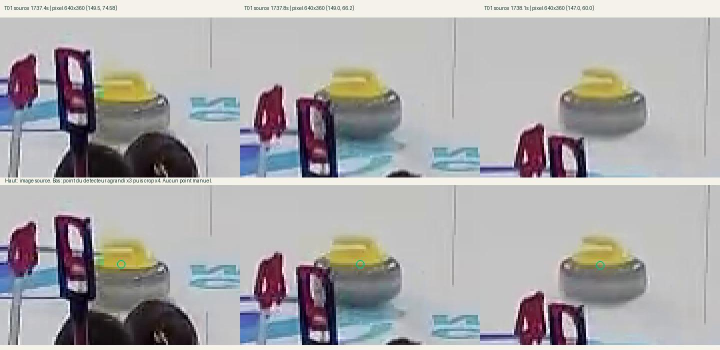
#> input picture prototype/pre-gate-audit/T01-source.jpg, 1440 x 700 px, given in place of canada-korea-2024-360p.mp4, which was not available (shown at 1/2 size)
$ python detect_throws.py
#> lines starting #> are read from the running program, lines starting #| are printed output that depends on the picture
### prototype/throw_detection.py
"""Fixed-view outgoing-stone passage baseline. Never reads event labels or shot counts."""
from dataclasses import dataclass,field
import cv2
import numpy as np
from scipy.optimize import linear_sum_assignment
VERSION='stone-passage-v2'
@dataclass
class PassageConfig:
    # Coordinates refer to a normalized 640x360 full frame, left panel only.
    roi: tuple=(40,4,280,116)
    gate_y: float=60.
    min_span_px: float=24.
    min_observations: int=6
    max_gap_s: float=.55
    association_px: float=13.
    min_speed_px_s: float=8.
    max_speed_px_s: float=65.

def stone_candidates(frame,config):
    im=cv2.resize(frame,(640,360),interpolation=cv2.INTER_AREA)
    hsv=cv2.cvtColor(im,cv2.COLOR_BGR2HSV);x0,y0,x1,y1=config.roi
    crop=hsv[y0:y1,x0:x1];h,s,v=cv2.split(crop)
    candidates=[]
    for colour,mask in [('red',((h<12)|(h>160))&(s>50)&(v>35)),('yellow',(h>16)&(h<43)&(s>70)&(v>65))]:
        contours,_=cv2.findContours(mask.astype('uint8')*255,cv2.RETR_EXTERNAL,cv2.CHAIN_APPROX_SIMPLE)
        for cnt in contours:
            x,y,w,hh=cv2.boundingRect(cnt);area=cv2.contourArea(cnt)
            if not(2<=area<=100 and 3<=w<=22 and 1<=hh<=13 and .7<=w/hh<=5):continue
            x+=x0;y+=y0
            # A stone cap should have neutral granite directly underneath.
            band=hsv[min(359,y+hh):min(360,y+hh+max(2,round(w*.45))),x:x+w]
            if not band.size:continue
            neutral=(band[:,:,1]<95)&(band[:,:,2]>35)&(band[:,:,2]<220)
            support=float(np.mean(neutral))
            if support<.25:continue
            candidates.append({'colour':colour,'pixel':[x+w/2,y+hh/2+max(1,w*.12)],'bbox':[x,y,w,hh+max(2,round(w*.45))],'body_support':support})
    return candidates

@dataclass
class Track:
    id:int
    colour:str
    points:list=field(default_factory=list)
    emitted:bool=False

class PassageDetector:
    def __init__(self,config=None):
        self.config=config or PassageConfig();self.tracks=[];self.next_id=1;self.events=[];self.finished=[]
    def update(self,candidates,t):
        c=self.config
        alive=[]
        for track in self.tracks:
            if t-track.points[-1]['time_s']>c.max_gap_s:
                if track.emitted:self.finished.append(track)
            else:alive.append(track)
        self.tracks=alive;matched=set()
        if self.tracks and candidates:
            cost=np.full((len(self.tracks),len(candidates)),1e6)
            for i,tr in enumerate(self.tracks):
                p=tr.points[-1];pred=np.array(p['pixel'],float)
                if len(tr.points)>=3:
                    q=tr.points[-3];dt=p['time_s']-q['time_s']
                    if dt>0:pred+=(pred-np.array(q['pixel']))/dt*(t-p['time_s'])
                for j,obs in enumerate(candidates):
                    distance=np.linalg.norm(pred-obs['pixel'])
                    if tr.colour==obs['colour'] and distance<c.association_px:cost[i,j]=distance
            ii,jj=linear_sum_assignment(cost)
            for i,j in zip(ii,jj):
                if cost[i,j]>=1e6:continue
                self.tracks[i].points.append(dict(candidates[j],time_s=float(t)));matched.add(j)
        for j,obs in enumerate(candidates):
            if j not in matched:
                self.tracks.append(Track(self.next_id,obs['colour'],[dict(obs,time_s=float(t))]));self.next_id+=1
        new=[]
        for tr in self.tracks:
            # A bounded history prevents long stationary observations creating a fake motion event.
            recent=[p for p in tr.points if t-p['time_s']<=4]
            if tr.emitted or len(recent)<c.min_observations:continue
            xy=np.array([p['pixel'] for p in recent]);tt=np.array([p['time_s'] for p in recent]);dy=xy[0,1]-xy[-1,1]
            if dy<c.min_span_px or not(xy[0,1]>c.gate_y+5 and xy[-1,1]<c.gate_y-5):continue
            vx,vy=np.polyfit(tt-tt[0],xy,1)[0];duration=tt[-1]-tt[0]
            if not(-c.max_speed_px_s<vy<-c.min_speed_px_s) or abs(vx)>abs(vy)*.8:continue
            monotonic=float(np.mean(np.diff(xy[:,1])<1))
            if monotonic<.85:continue
            cross=None
            for a,b in zip(recent,recent[1:]):
                if a['pixel'][1]>=c.gate_y>b['pixel'][1]:
                    alpha=(a['pixel'][1]-c.gate_y)/(a['pixel'][1]-b['pixel'][1]);cross=a['time_s']+alpha*(b['time_s']-a['time_s']);break
            if cross is None:continue
            tr.emitted=True
            # Deduplicate fragmented observations of the same crossing, not entire delivery cycles.
            if any(abs(e['crossing_time_s']-cross)<1.5 and e['colour']==tr.colour for e in self.events):continue
            e={'id':f'T{len(self.events)+1:02}','track_id':tr.id,'colour':tr.colour,'crossing_time_s':round(cross,3),'confirmed_at_s':round(t,3),'first_observed_s':tr.points[0]['time_s'],'evidence_kind':'outgoing_stone_passage','release_time_s':None,'gate_y_px':c.gate_y,'velocity_px_s':[float(vx),float(vy)],'observations_at_confirmation':len(recent),'direction_consistency':monotonic}
            self.events.append(e);new.append(e)
        return new
    def trajectories(self):
        return {tr.id:tr.points for tr in self.finished+self.tracks if tr.emitted}

### prototype/scripts/detect_throws.py
"""Process a continuous source interval. Inference never loads reference annotations."""

import sys, json, time, argparse, hashlib
from pathlib import Path
import cv2
from dataclasses import asdict

ROOT = Path(__file__).resolve().parents[1]
sys.path.insert(0, str(ROOT))
from throw_detection import PassageDetector, VERSION

p = argparse.ArgumentParser()
p.add_argument("--start", type=float, default=1650)
p.add_argument("--end", type=float, default=2760)
p.add_argument("--output", default="predictions.json")
args = p.parse_args()
cap = cv2.VideoCapture(str(ROOT / "sources/canada-korea-2024-360p.mp4"))
fps = cap.get(cv2.CAP_PROP_FPS)
step = round(fps / 10)
startframe = round(args.start * fps)
cap.set(cv2.CAP_PROP_POS_FRAMES, startframe)
det = PassageDetector()
samples = 0
start = time.monotonic()
records = []
for n in range(startframe, round(args.end * fps)):
    ok = cap.grab()
    if not ok:
        raise RuntimeError(f"Decode failed at {n / fps}")
    if (n - startframe) % step:
        continue
    ok, frame = cap.retrieve()
    if not ok:
        raise RuntimeError("Retrieval failed")
    t = n / fps
    from throw_detection import stone_candidates

    candidates = stone_candidates(frame, det.config)
    events = det.update(candidates, t)
    samples += 1
    for e in events:
        print(e, flush=True)
    if samples % 2000 == 0:
        print("samples", samples, flush=True)
cap.release()
paths = det.trajectories()
for e in det.events:
    e["trajectory"] = paths.get(e["track_id"], [])
result = {
    "version": VERSION,
    "model_sha256": hashlib.sha256((ROOT / "throw_detection.py").read_bytes()).hexdigest(),
    "source": "aWXo6XeUFQw",
    "source_interval_s": [args.start, args.end],
    "view": "left",
    "processing_size": [640, 360],
    "samples": samples,
    "sample_rate_hz": fps / step,
    "config": asdict(det.config),
    "processing_seconds": time.monotonic() - start,
    "events": det.events,
    "limitations": [
        "Fixed-view outgoing passage detector, not exact release recognition.",
        "No automatic layout or end direction discovery.",
        "Stone colour does not identify a player.",
        "No intended destination or success score inferred.",
    ],
}
(ROOT / "throw-analysis" / args.output).write_text(json.dumps(result, indent=2))
print("EVENTS", len(det.events), "seconds", result["processing_seconds"])

$ run again, on prototype/pre-gate-audit/T02-source.jpg
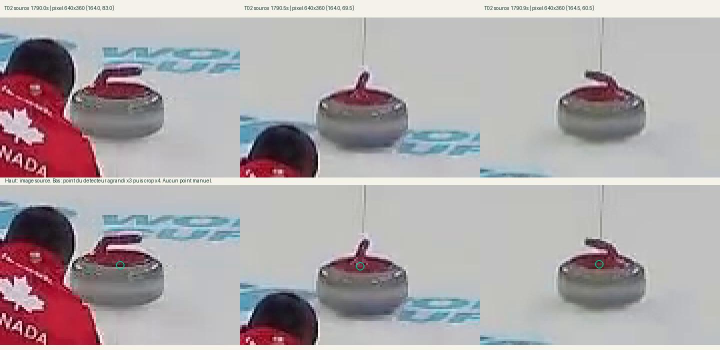
#> input picture prototype/pre-gate-audit/T02-source.jpg, 1440 x 700 px, given in place of canada-korea-2024-360p.mp4, which was not available (shown at 1/2 size)

$ run again, on prototype/pre-gate-audit/T03-source.jpg
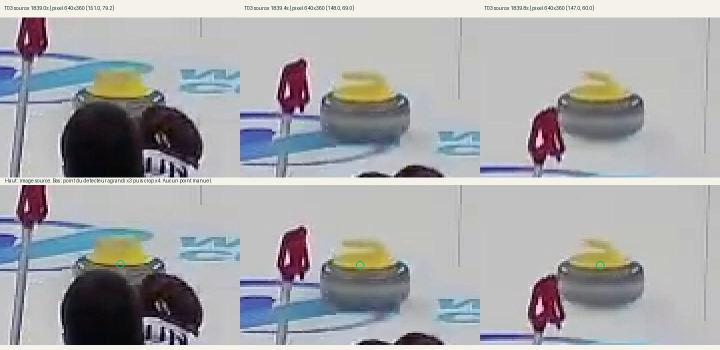
#> input picture prototype/pre-gate-audit/T03-source.jpg, 1440 x 700 px, given in place of canada-korea-2024-360p.mp4, which was not available (shown at 1/2 size)

$ run again, on prototype/pre-gate-audit/T04-source.jpg
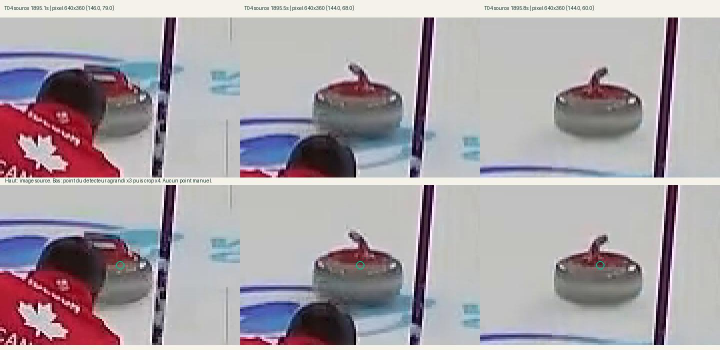
#> input picture prototype/pre-gate-audit/T04-source.jpg, 1440 x 700 px, given in place of canada-korea-2024-360p.mp4, which was not available (shown at 1/2 size)
